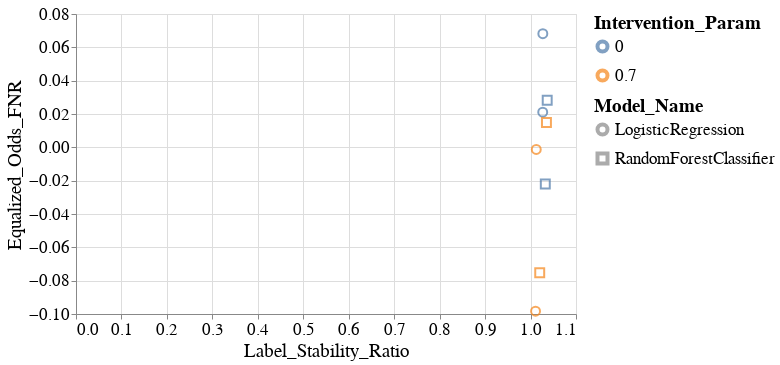

This figure's notebook cell:
### Code cell
create_scatter_plot(melted_all_group_metrics_per_model_dct,
                    group='RAC1P',
                    fairness_metric_name='Equalized_Odds_FNR',
                    stability_metric_name='Label_Stability_Ratio')

### Figure 1 — Vega-Lite specification as saved in the notebook (floating-point values rounded to 4 significant figures)
{"config": {"view": {"continuousWidth": 400, "continuousHeight": 300}, "axis": {"labelFontSize": 17, "labelFontWeight": "normal", "titleFontSize": 19, "titleFontWeight": "normal"}, "legend": {"labelFontSize": 17, "labelLimit": 200, "symbolStrokeWidth": 4, "titleFontSize": 19, "titleLimit": 220}, "title": {"fontSize": 17}}, "data": {"name": "data-bb640c055e27b8c01258f97ce5e9c7f5"}, "mark": {"type": "point", "size": 60}, "encoding": {"color": {"field": "Intervention_Param", "type": "nominal"}, "shape": {"field": "Model_Name", "type": "nominal"}, "size": {"value": 80}, "x": {"field": "Label_Stability_Ratio", "type": "quantitative"}, "y": {"field": "Equalized_Odds_FNR", "type": "quantitative"}}, "height": 300, "width": 500, "$schema": "https://vega.github.io/schema/vega-lite/v4.17.0.json", "datasets": {"data-bb640c055e27b8c01258f97ce5e9c7f5": [{"Model_Name": "LogisticRegression", "Experiment_Iteration": "Exp_iter_1", "Intervention_Param": 0.0, "Test_Set_Index": 0, "Group": "RAC1P", "Equalized_Odds_FNR": 0.02112, "Label_Stability_Ratio": 1.027}, {"Model_Name": "LogisticRegression", "Experiment_Iteration": "Exp_iter_1", "Intervention_Param": 0.7, "Test_Set_Index": 0, "Group": "RAC1P", "Equalized_Odds_FNR": -0.09831, "Label_Stability_Ratio": 1.011}, {"Model_Name": "LogisticRegression", "Experiment_Iteration": "Exp_iter_2", "Intervention_Param": 0.0, "Test_Set_Index": 0, "Group": "RAC1P", "Equalized_Odds_FNR": 0.06817, "Label_Stability_Ratio": 1.027}, {"Model_Name": "LogisticRegression", "Experiment_Iteration": "Exp_iter_2", "Intervention_Param": 0.7, "Test_Set_Index": 0, "Group": "RAC1P", "Equalized_Odds_FNR": -0.00128, "Label_Stability_Ratio": 1.013}, {"Model_Name": "RandomForestClassifier", "Experiment_Iteration": "Exp_iter_1", "Intervention_Param": 0.0, "Test_Set_Index": 0, "Group": "RAC1P", "Equalized_Odds_FNR": -0.02201, "Label_Stability_Ratio": 1.032}, {"Model_Name": "RandomForestClassifier", "Experiment_Iteration": "Exp_iter_1", "Intervention_Param": 0.7, "Test_Set_Index": 0, "Group": "RAC1P", "Equalized_Odds_FNR": -0.07527, "Label_Stability_Ratio": 1.02}, {"Model_Name": "RandomForestClassifier", "Experiment_Iteration": "Exp_iter_2", "Intervention_Param": 0.0, "Test_Set_Index": 0, "Group": "RAC1P", "Equalized_Odds_FNR": 0.02824, "Label_Stability_Ratio": 1.037}, {"Model_Name": "RandomForestClassifier", "Experiment_Iteration": "Exp_iter_2", "Intervention_Param": 0.7, "Test_Set_Index": 0, "Group": "RAC1P", "Equalized_Odds_FNR": 0.01495, "Label_Stability_Ratio": 1.035}]}}
